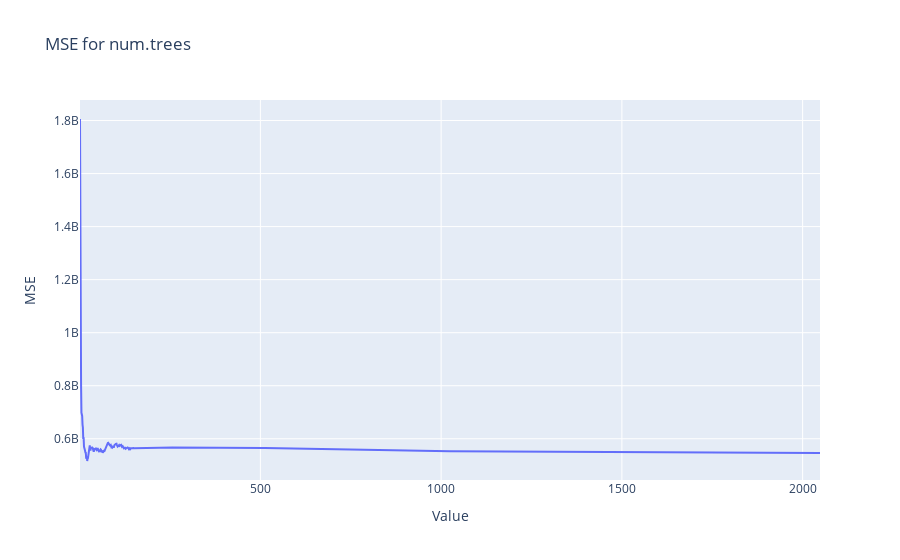
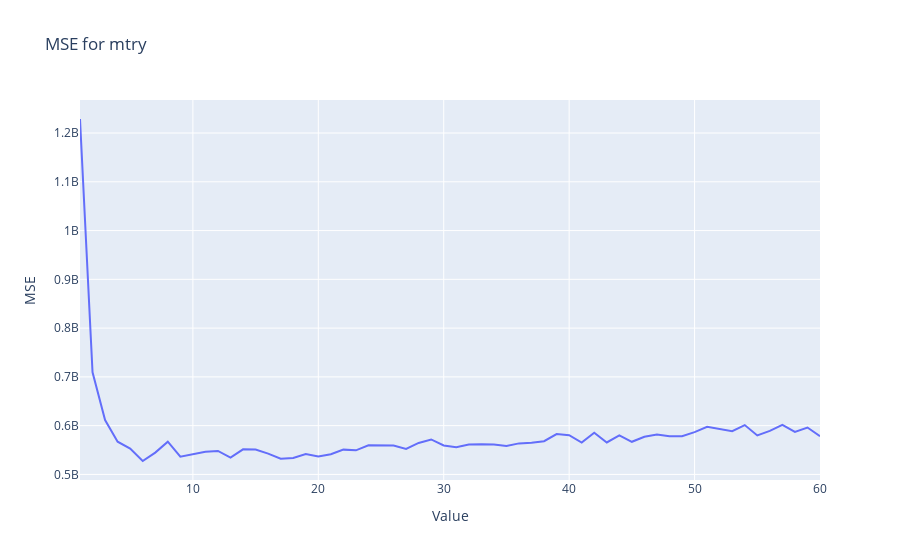
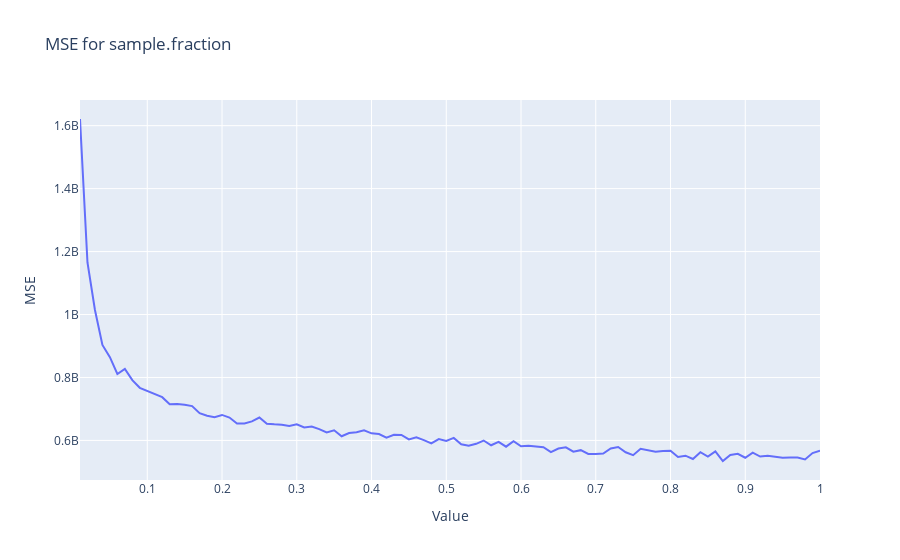
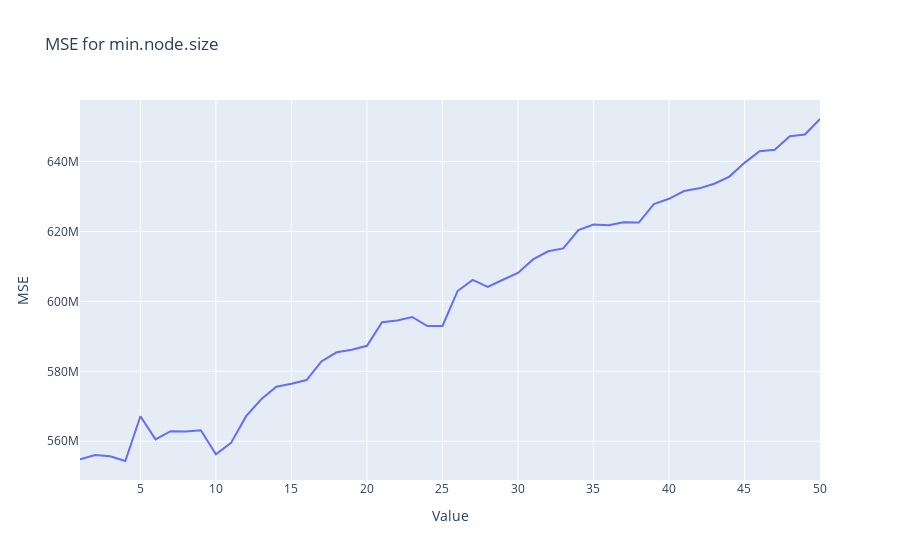

These figures' notebook cell, in order:
### Markdown cell above
## MSE for Solo-Dataframe

### Code cell
import plotly.express as px

# Create a plot for each parameter
for parameter in results_solo_with_higher_range_df['Parameter'].unique():
    # Filter the dataframe for the current parameter
    filtered_df = results_solo_with_higher_range_df[results_solo_with_higher_range_df['Parameter'] == parameter]
    
    # Create a plot
    fig = px.line(filtered_df, x='Value', y='MSE', title=f'MSE for {parameter}')
    fig.show()
